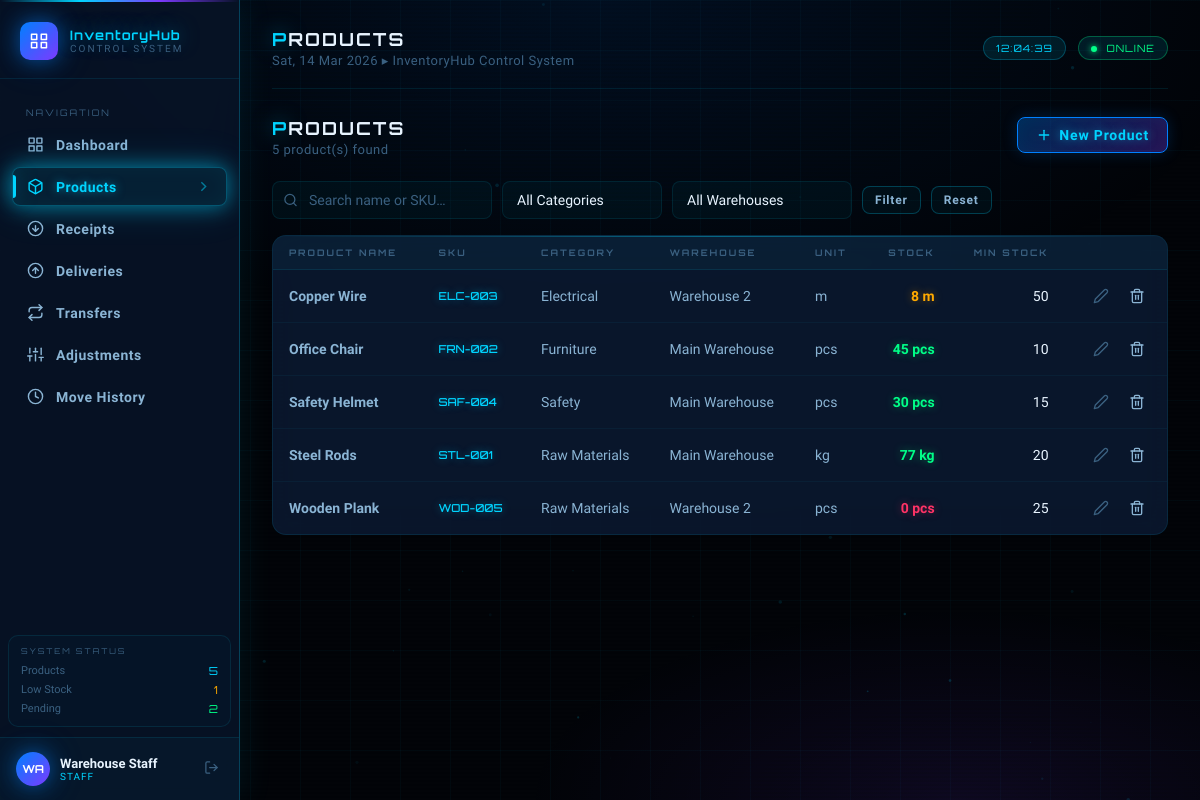
Page /pages/products.php (signed in) on the committed database.
### tables this page shows
CREATE TABLE products (
    id           INT AUTO_INCREMENT PRIMARY KEY,
    name         VARCHAR(150) NOT NULL,
    sku          VARCHAR(80)  NOT NULL UNIQUE,
    category_id  INT,
    unit         VARCHAR(30)  NOT NULL DEFAULT 'pcs',
    stock        DECIMAL(12,2) NOT NULL DEFAULT 0,
    min_stock    DECIMAL(12,2) NOT NULL DEFAULT 0,
    warehouse_id INT,
    created_at   DATETIME DEFAULT CURRENT_TIMESTAMP,
    FOREIGN KEY (category_id)  REFERENCES categories(id)  ON DELETE SET NULL,
    FOREIGN KEY (warehouse_id) REFERENCES warehouses(id)  ON DELETE SET NULL
);

CREATE TABLE categories (
    id   INT AUTO_INCREMENT PRIMARY KEY,
    name VARCHAR(100) NOT NULL UNIQUE
);

CREATE TABLE warehouses (
    id         INT AUTO_INCREMENT PRIMARY KEY,
    name       VARCHAR(100) NOT NULL,
    location   VARCHAR(200),
    created_at DATETIME DEFAULT CURRENT_TIMESTAMP
);

### includes/config.php (called while the page is built, shortened)
<?php
function e($s) { return htmlspecialchars($s ?? '', ENT_QUOTES, 'UTF-8'); }

### pages/products.php (the view, shortened to what this page needs)
<?php
require_once __DIR__ . '/../includes/config.php';
$search  = trim($_GET['q'] ?? '');
$where = ["1=1"];
$sql = "SELECT p.*, c.name AS category_name, w.name AS warehouse_name
        FROM products p
        LEFT JOIN categories c ON c.id = p.category_id
        LEFT JOIN warehouses  w ON w.id = p.warehouse_id
        WHERE " . implode(' AND ', $where) . " ORDER BY p.name";
$stmt = $conn->prepare($sql);
$stmt->execute();
$products = $stmt->get_result()->fetch_all(MYSQLI_ASSOC);
include __DIR__ . '/../includes/header.php';
?>
<div class="page-header" style="display:flex;align-items:flex-start;justify-content:space-between;margin-bottom:24px;gap:16px;">
  <div class="page-header-left"><div class="page-title"><span>P</span>roducts</div><div class="page-subtitle"><?= count($products) ?> product(s) found</div></div>
  <button class="btn btn-primary" data-modal-open="productModal">
    <i data-feather="plus"></i> New Product
  </button>
</div>
<div class="filters-bar">
  <form method="GET" style="display:contents;">
    <div class="search-wrap">
      <i data-feather="search" style="width:15px;height:15px;"></i>
      <input type="text" name="q" class="form-control" placeholder="Search name or SKU…" value="<?= e($search) ?>" style="width:220px;">
    </div>
    <select name="cat" class="form-control" style="width:160px;">
      <option value="">All Categories</option>
    </select>
    <select name="wh" class="form-control" style="width:180px;">
      <option value="">All Warehouses</option>
    </select>
    <button type="submit" class="btn btn-secondary btn-sm">Filter</button>
    <a href="products.php" class="btn btn-secondary btn-sm">Reset</a>
  </form>
</div>
<div class="glass-panel">
  <div class="table-wrap">
    <table>
      <thead>
        <tr>
          <th>Product Name</th>
          <th>SKU</th>
          <th>Category</th>
          <th>Warehouse</th>
          <th>Unit</th>
          <th style="text-align:right;">Stock</th>
          <th style="text-align:right;">Min Stock</th>
          <th></th>
        </tr>
      </thead>
      <tbody>
        <?php foreach ($products as $p):
          $cls = $p['stock'] == 0 ? 'stock-out' : ($p['stock'] < $p['min_stock'] ? 'stock-low' : 'stock-ok');
        ?>
        <tr>
          <td style="font-weight:600;"><?= e($p['name']) ?></td>
          <td class="td-mono"><?= e($p['sku']) ?></td>
          <td><?= e($p['category_name'] ?? '—') ?></td>
          <td><?= e($p['warehouse_name'] ?? '—') ?></td>
          <td><?= e($p['unit']) ?></td>
          <td style="text-align:right;" class="<?= $cls ?>"><?= $p['stock']+0 ?> <?= e($p['unit']) ?></td>
          <td style="text-align:right;color:var(--slate-400);"><?= $p['min_stock']+0 ?></td>
          <td>
            <div class="flex gap-8" style="justify-content:flex-end;">
              <button class="btn-icon" title="Edit"
                onclick="openEdit(<?= htmlspecialchars(json_encode($p), ENT_QUOTES) ?>)">
                <i data-feather="edit-2"></i>
              </button>
              <form method="POST" style="display:inline;">
                <button type="submit" class="btn-icon" style="color:var(--red-500);"
                  data-confirm="Delete product '<?= e($p['name']) ?>'?">
                  <i data-feather="trash-2"></i>
                </button>
              </form>
            </div>
          </td>
        </tr>
        <?php endforeach; ?>
      </tbody>
    </table>
  </div>
</div>
<?php
include __DIR__ . '/../includes/footer.php';
?>

### rows in the picture
products: name "Copper Wire", sku "ELC-003", category.name "Electrical", warehouse.name "Warehouse 2", unit "m", $p['stock']+0 "8", $p['min_stock']+0 "50"
products: name "Office Chair", sku "FRN-002", category.name "Furniture", warehouse.name "Main Warehouse", unit "pcs", $p['stock']+0 "45", $p['min_stock']+0 "10"
products: name "Safety Helmet", sku "SAF-004", category.name "Safety", warehouse.name "Main Warehouse", unit "pcs", $p['stock']+0 "30", $p['min_stock']+0 "15"
products: name "Steel Rods", sku "STL-001", category.name "Raw Materials", warehouse.name "Main Warehouse", unit "kg", $p['stock']+0 "77", $p['min_stock']+0 "20"
products: name "Wooden Plank", sku "WOD-005", category.name "Raw Materials", warehouse.name "Warehouse 2", unit "pcs", $p['stock']+0 "0", $p['min_stock']+0 "25"

### other values in the picture
APP_NAME "InventoryHub"
$item['label'] "Dashboard"
$item['label'] "Products"
$item['label'] "Receipts"
$item['label'] "Deliveries"
$item['label'] "Transfers"
$item['label'] "Adjustments"
$item['label'] "Move History"
$totalProd "5"
$lowStock "1"
$pending "2"
substr($_SESSION['user_name'] ?? 'U', 0, 2) "WA"
$_SESSION['user_name'] "Warehouse Staff"
$_SESSION['user_role'] "STAFF"
substr($currentPage,0,1) "P"
